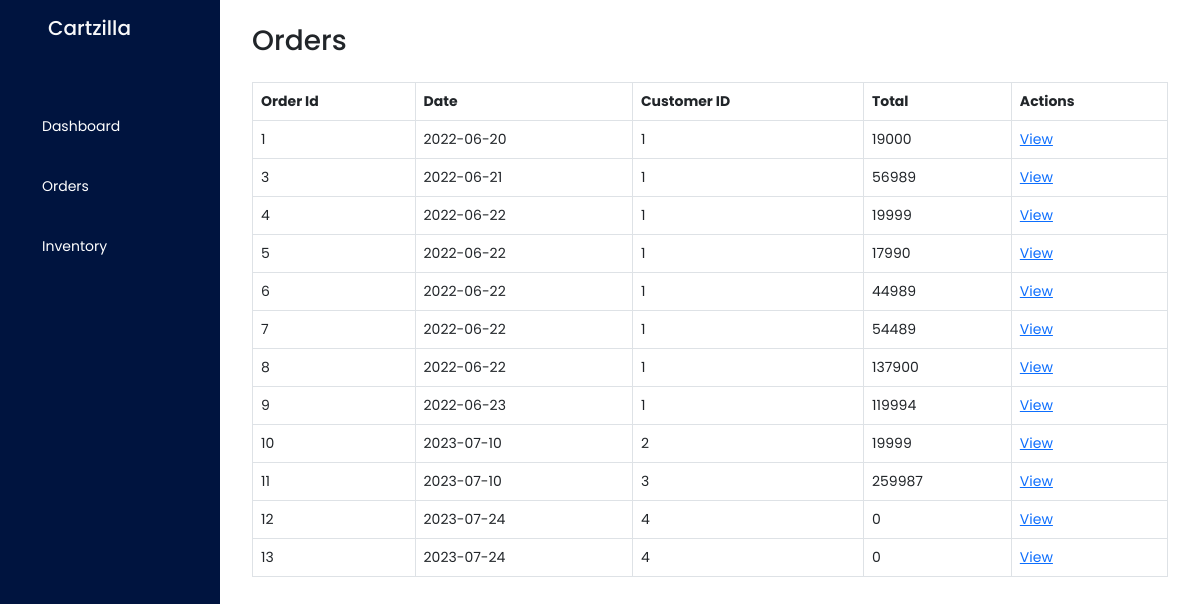
Page /admin/orders (signed in) on the committed database.
### core/models.py (models this page shows)
class Order(db.Model):
    id = db.Column(db.Integer, primary_key=True)
    user = db.Column(db.Integer, db.ForeignKey('user.id'))
    order_date = db.Column(db.Date)
    total = db.Column(db.Integer)

### core/routes.py (the view)
@app.route('/admin/orders')
@login_required
def orders():
    final = Order.query.all()
    return render_template('admin/Orders/orders.html',datas=final)

### core/routes.py (called while the page is built)
@login_manager.user_loader
def load_user(user_id):
    return User.query.get(user_id)

### core/templates/admin/Orders/orders.html (shortened to what this page needs)
{%extends 'admin/index.html'%}
{%block content%}
<div class="p-4 mx-2">
    <h3>Orders</h3>
    <div>
        <table class="table table-bordered my-4">
            <thead>
                <tr>
                    <th>Order Id</th>
                    <th>Date</th>
                    <th>Customer ID</th>
                    <th>Total</th>
                    <th>Actions</th>
                </tr>
            </thead>
            <tbody>
                {%for data in datas%}
                <tr>
                    <td>{{data.id}}</td>
                    <td>{{data.order_date}}</td>
                    <td>{{data.user}}</td>
                    <td>{{data.total}}</td>
                    <td><a href="/admin/order/{{data.id}}">View</a></td>
                </tr>
                {%endfor%}
            </tbody>
        </table>
    </div>
</div>
{%endblock%}

### core/static/css/admin.css (style rules this page uses)
body { font-family: 'Poppins', sans-serif; font-size: 14px !important; }

### rows in the picture
Order: id "1", order_date "2022-06-20", user "1", total "19000"
Order: id "3", order_date "2022-06-21", user "1", total "56989"
Order: id "4", order_date "2022-06-22", user "1", total "19999"
Order: id "5", order_date "2022-06-22", user "1", total "17990"
Order: id "6", order_date "2022-06-22", user "1", total "44989"
Order: id "7", order_date "2022-06-22", user "1", total "54489"
Order: id "8", order_date "2022-06-22", user "1", total "137900"
Order: id "9", order_date "2022-06-23", user "1", total "119994"
Order: id "10", order_date "2023-07-10", user "2", total "19999"
Order: id "11", order_date "2023-07-10", user "3", total "259987"
Order: id "12", order_date "2023-07-24", user "4", total "0"
Order: id "13", order_date "2023-07-24", user "4", total "0"
